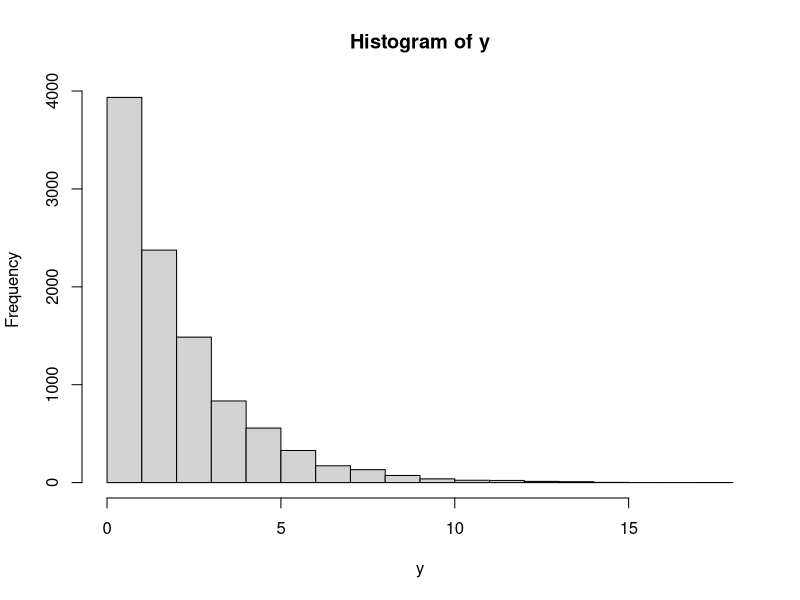

Generate this figure with R:

## n=n??mero de observaciones
## min=a  max=b  extremos de la densidad
n=10000
l<-.5
p<-runif(n)#, min=0, max=1)
y<-(l^-1)*log((1-p)^-1)  #inversa de la acumulada de la exponencial
#come un vector de probabilidades y genera un vector de x
hist(y)





